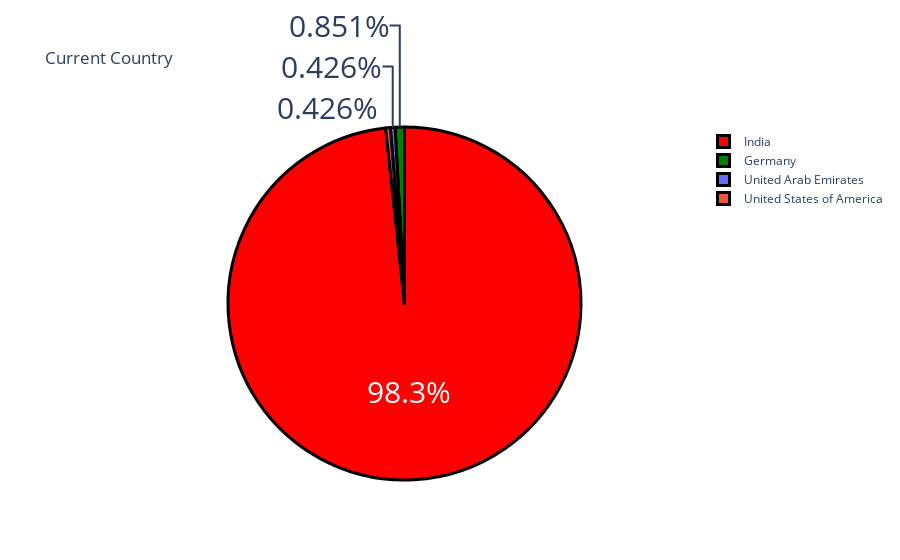

Notebook source saved alongside this figure:
### Markdown cell above
# What is the analysis of country?

### Code cell
country = data['Your Current Country.'].value_counts()
label  = country.index
counts = country.values
colors  =['red', 'green']
fig = go.Figure(data=[go.Pie(labels=label,values=counts)])
fig.update_layout(title_text ='Current Country')
fig.update_traces(hoverinfo='label+value',textinfo='percent',textfont_size=30,
                 marker=dict(colors=colors,line=dict(color='black',width =3)))
fig.show()

### Figure 1 — Plotly figure (JSON) as saved in the notebook; plotly's stock layout.template omitted (floating-point values rounded to 4 significant figures)
{"data": [{"hoverinfo": "label+value", "labels": ["India", "Germany", "United Arab Emirates", "United States of America"], "marker": {"colors": ["red", "green"], "line": {"color": "black", "width": 3}}, "textfont": {"size": 30}, "textinfo": "percent", "type": "pie", "values": [231, 2, 1, 1]}], "layout": {"autosize": true, "title": {"text": "Current Country"}}}
